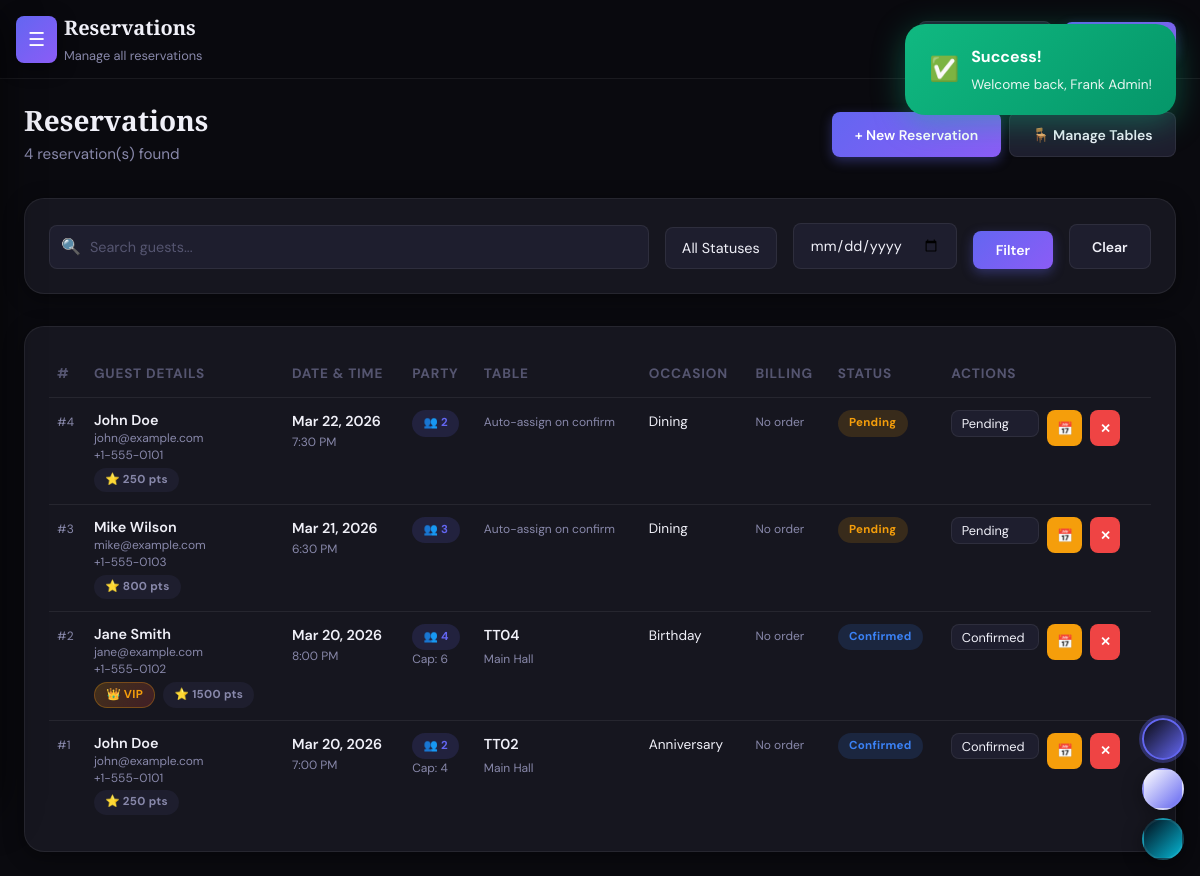
/reservations.php (signed in), run on the app's committed database.
### tables this page shows
CREATE TABLE IF NOT EXISTS reservations (
    reservation_id INT PRIMARY KEY AUTO_INCREMENT,
    user_id INT NOT NULL,
    table_id INT NULL,
    reservation_date DATE NOT NULL,
    reservation_time TIME NOT NULL,
    party_size INT NOT NULL,
    special_requests TEXT,
    occasion VARCHAR(50) DEFAULT 'dining',
    status ENUM('pending','confirmed','seated','completed','cancelled','no_show') DEFAULT 'pending',
    priority ENUM('low','normal','high','vip') DEFAULT 'normal',
    estimated_duration INT DEFAULT 120,
     
    reschedule_count INT DEFAULT 0,
    is_reminded TINYINT(1) DEFAULT 0,
    created_at TIMESTAMP DEFAULT CURRENT_TIMESTAMP,
    FOREIGN KEY (user_id) REFERENCES users(user_id) ON DELETE CASCADE,
    FOREIGN KEY (table_id) REFERENCES restaurant_tables(table_id) ON DELETE SET NULL
);

CREATE TABLE IF NOT EXISTS users (
    user_id INT PRIMARY KEY AUTO_INCREMENT,
    username VARCHAR(50) UNIQUE NOT NULL,
    email VARCHAR(100) UNIQUE NOT NULL,
    password VARCHAR(255) NOT NULL,
    full_name VARCHAR(100) NOT NULL,
    phone VARCHAR(20),
    role ENUM('admin','manager','staff','customer') DEFAULT 'customer',
    loyalty_points INT DEFAULT 0,
    vip_status TINYINT(1) DEFAULT 0,
    preferred_table_id INT NULL,
    created_at TIMESTAMP DEFAULT CURRENT_TIMESTAMP,
    updated_at TIMESTAMP DEFAULT CURRENT_TIMESTAMP ON UPDATE CURRENT_TIMESTAMP,
    FOREIGN KEY (preferred_table_id) REFERENCES restaurant_tables(table_id) ON DELETE SET NULL
);

CREATE TABLE IF NOT EXISTS restaurant_tables (
    table_id INT PRIMARY KEY AUTO_INCREMENT,
    table_number VARCHAR(10) UNIQUE NOT NULL,
    capacity INT NOT NULL DEFAULT 4,
    status ENUM('available','occupied','reserved','maintenance','cleaning') DEFAULT 'available',
    location VARCHAR(50) DEFAULT 'Main Hall',
    table_type ENUM('standard','booth','private','outdoor','bar') DEFAULT 'standard',
    min_party_size INT DEFAULT 1,
    max_party_size INT DEFAULT 20,
    features TEXT,
    last_cleaned TIMESTAMP NULL,
    created_at TIMESTAMP DEFAULT CURRENT_TIMESTAMP
);

### includes/database.php (called while the page is built, shortened)
<?php
require_once 'config.php';
class Database {
    private static $instance = null;
    public $conn;
    private function __construct() {
        $this->conn = new mysqli(DB_HOST, DB_USER, DB_PASS, DB_NAME);
        $this->conn->set_charset('utf8mb4');
    }
    public static function getInstance() {
        if (!self::$instance) {
            self::$instance = new self();
        }
        return self::$instance;
    }
    public function query($sql, $params = [], $types = '') {
        $stmt = $this->conn->prepare($sql);
        if (!$stmt->execute()) {
            throw new Exception("Query execution failed: " . $stmt->error . " SQL: " . $sql);
        }
        return $stmt;
    }
    public function fetchAll($sql, $params = [], $types = '') {
        $stmt = $this->query($sql, $params, $types);
        $result = $stmt->get_result();
        return $result->fetch_all(MYSQLI_ASSOC);
    }
}
function db() {
    return Database::getInstance();
}
?>

### includes/config.php (called while the page is built, shortened)
<?php
function getUserRole() {
    return $_SESSION['role'] ?? null;
}
function hasAccess($page) {
    $role = getUserRole();
    return in_array($page, ROLES[$role] ?? []);
}
function sanitize($input) {
    return htmlspecialchars(strip_tags(trim($input)), ENT_QUOTES, 'UTF-8');
}
?>

### reservations.php (the view, shortened to what this page needs)
<?php
require_once 'includes/header.php';
$filter_date   = sanitize($_GET['date'] ?? '');
$search        = sanitize($_GET['q'] ?? '');
if (in_array($role, ['admin','manager','staff'])) {
    $where = '1=1';
    $params = [];
    $reservations = db()->fetchAll(
        "SELECT r.*, u.full_name, u.email, u.phone, u.vip_status, u.loyalty_points,
                t.table_number, t.location, t.capacity as table_capacity,
                oi.order_id, oi.total as order_total
         FROM reservations r
         JOIN users u ON r.user_id=u.user_id
         LEFT JOIN restaurant_tables t ON r.table_id=t.table_id
         LEFT JOIN orders oi ON r.reservation_id=oi.reservation_id AND oi.status!='cancelled'
         WHERE $where
         ORDER BY r.reservation_date DESC, r.reservation_time DESC",
        $params
    );
}
$statusColors = ['pending'=>'warning','confirmed'=>'info','seated'=>'success','completed'=>'muted','cancelled'=>'danger','no_show'=>'danger'];
?>
<div class="flex justify-between items-center mb-4">
    <div>
        <h2 class="section-title">Reservations</h2>
        <p class="section-subtitle"><?= count($reservations) ?> reservation(s) found</p>
    </div>
    <div class="flex gap-1">
        <a href="create_reservation.php" class="btn btn-primary">+ New Reservation</a>
        <?php if(in_array($role, ['admin','manager','staff'])): ?>
        <a href="tables.php" class="btn btn-secondary">🪑 Manage Tables</a>
        <?php endif; ?>
    </div>
</div>
<div class="card mb-4">
    <form method="GET" class="flex gap-2" style="flex-wrap:wrap;align-items:flex-end;">
        <?php if(in_array($role, ['admin','manager','staff'])): ?>
        <div class="flex-1" style="min-width:200px;">
            <div class="search-wrap">
                <span class="search-icon">🔍</span>
                <input type="text" name="q" class="form-control" placeholder="Search guests..." value="<?= htmlspecialchars($search) ?>">
            </div>
        </div>
        <?php endif; ?>
        <div>
            <select name="status" class="form-control">
                <option value="">All Statuses</option>
            </select>
        </div>
        <div>
            <input type="date" name="date" class="form-control" value="<?= htmlspecialchars($filter_date) ?>">
        </div>
        <button type="submit" class="btn btn-primary">Filter</button>
        <a href="reservations.php" class="btn btn-secondary">Clear</a>
    </form>
</div>
<div class="card animate-in">
    <?php if($reservations): ?>
    <div class="table-container">
        <table>
            <thead>
                <tr>
                    <th>#</th>
                    <?php if(in_array($role,['admin','manager','staff'])): ?>
                    <th>Guest Details</th>
                    <?php endif; ?>
                    <th>Date & Time</th>
                    <th>Party</th>
                    <th>Table</th>
                    <th>Occasion</th>
                    <th>Billing</th>
                    <th>Status</th>
                    <th>Actions</th>
                </tr>
            </thead>
            <tbody>
                <?php foreach($reservations as $r): ?>
                <tr>
                    <td><span class="text-muted text-xs">#<?= $r['reservation_id'] ?></span></td>
                    <?php if(in_array($role,['admin','manager','staff'])): ?>
                    <td>
                        <div class="guest-details">
                            <div class="fw-600"><?= htmlspecialchars($r['full_name']) ?></div>
                            <div class="text-xs text-muted"><?= htmlspecialchars($r['email']) ?></div>
                            <div class="text-xs text-muted"><?= htmlspecialchars($r['phone']) ?></div>
                            <div class="flex gap-1 mt-1">
                                <?php if($r['vip_status']): ?><span class="badge badge-vip">👑 VIP</span><?php endif; ?>
                                <span class="badge badge-muted">⭐ <?= $r['loyalty_points'] ?> pts</span>
                            </div>
                        </div>
                    </td>
                    <?php endif; ?>
                    <td>
                        <div class="fw-600"><?= date('M j, Y', strtotime($r['reservation_date'])) ?></div>
                        <div class="text-xs text-muted"><?= date('g:i A', strtotime($r['reservation_time'])) ?></div>
                    </td>
                    <td>
                        <span class="badge badge-primary">👥 <?= $r['party_size'] ?></span>
                        <?php if(!empty($r['table_capacity'])): ?>
                        <div class="text-xs text-muted">Cap: <?= $r['table_capacity'] ?></div>
                        <?php endif; ?>
                    </td>
                    <td>
                        <?php if($r['table_number']): ?>
                        <div>
                            <span class="fw-600">T<?= $r['table_number'] ?></span><br>
                            <span class="text-xs text-muted"><?= htmlspecialchars($r['location']) ?></span>
                        </div>
                        <?php else: ?>
                        <span class="text-muted text-xs">Auto-assign on confirm</span>
                        <?php endif; ?>
                    </td>
                    <td><span class="text-sm" style="text-transform:capitalize;"><?= htmlspecialchars($r['occasion']) ?></span></td>
                    <td>
                        <?php if(!empty($r['order_total'])): ?>
                        <div class="billing-info">
                            <div class="fw-600">₱<?= number_format($r['order_total'], 2) ?></div>
                            <div class="text-xs text-muted">Order #<?= $r['order_id'] ?></div>
                        </div>
                        <?php else: ?>
                        <span class="text-muted text-xs">No order</span>
                        <?php endif; ?>
                    </td>
                    <td><span class="badge badge-<?= $statusColors[$r['status']] ?? 'muted' ?>"><?= ucfirst(str_replace('_',' ',$r['status'])) ?></span></td>
                    <td>
                        <div class="flex gap-1">
                            <?php if(in_array($role,['admin','manager','staff'])): ?>
                            <form method="POST" style="display:inline;">
                                <select name="status" class="form-control" style="width:auto;padding:0.3rem 0.6rem;font-size:0.8rem;" onchange="this.form.submit()">
                                    <?php foreach(['pending','confirmed','seated','completed','cancelled','no_show'] as $s): ?>
                                    <option value="<?= $s ?>" <?= $r['status']===$s?'selected':'' ?>><?= ucfirst(str_replace('_',' ',$s)) ?></option>
                                    <?php endforeach; ?>
                                </select>
                            </form>
                            <?php endif; ?>
                            <?php if(($r['status'] == 'pending' || $r['status'] == 'confirmed') && ($r['reschedule_count'] ?? 0) < 2): ?>
                            <button type="button" class="btn btn-warning btn-sm btn-icon"
                                    onclick="openRescheduleModal(<?= $r['reservation_id'] ?>, '<?= $r['reservation_date'] ?>', '<?= date('H:i', strtotime($r['reservation_time'])) ?>')"
                                    title="Reschedule (<?= 2 - ($r['reschedule_count'] ?? 0) ?> left)">
                                📅
                            </button>
                            <?php endif; ?>
                            <?php if($r['status'] !== 'cancelled' && $r['status'] !== 'completed'): ?>
                            <form method="POST" style="display:inline;" onsubmit="return confirm('Cancel this reservation?')">
                                <button class="btn btn-danger btn-sm btn-icon" type="submit" data-tooltip="Cancel">✕</button>
                            </form>
                            <?php endif; ?>
                        </div>
                    </td>
                </tr>
                <?php endforeach; ?>
            </tbody>
        </table>
    </div>
    <?php endif; ?>
</div>
<?php require_once 'includes/footer.php'; ?>

### data on the page
reservations: reservation_id "4", user.full_name "John Doe", user.email "john@example.com", user.phone "+1-555-0101", user.loyalty_points "250", reservation_date "Mar 22, 2026", reservation_time "7:30 PM", party_size "2", shows "Auto-assign on confirm", occasion "Dining", status "Pending"
reservations: reservation_id "3", user.full_name "Mike Wilson", user.email "mike@example.com", user.phone "+1-555-0103", user.loyalty_points "800", reservation_date "Mar 21, 2026", reservation_time "6:30 PM", party_size "3", shows "Auto-assign on confirm", occasion "Dining", status "Pending"
reservations: reservation_id "2", user.full_name "Jane Smith", user.email "jane@example.com", user.phone "+1-555-0102", shows "👑 VIP", user.loyalty_points "1500", reservation_date "Mar 20, 2026", reservation_time "8:00 PM", party_size "4", table.capacity "6", table.table_number "T04", table.location "Main Hall", occasion "Birthday", status "Confirmed"
reservations: reservation_id "1", user.full_name "John Doe", user.email "john@example.com", user.phone "+1-555-0101", user.loyalty_points "250", reservation_date "Mar 20, 2026", reservation_time "7:00 PM", party_size "2", table.capacity "4", table.table_number "T02", table.location "Main Hall", occasion "Anniversary", status "Confirmed"

### other printed values
$pageTitle "Reservations"
$pageSubtitle "Manage all reservations"
count($reservations) "4"
